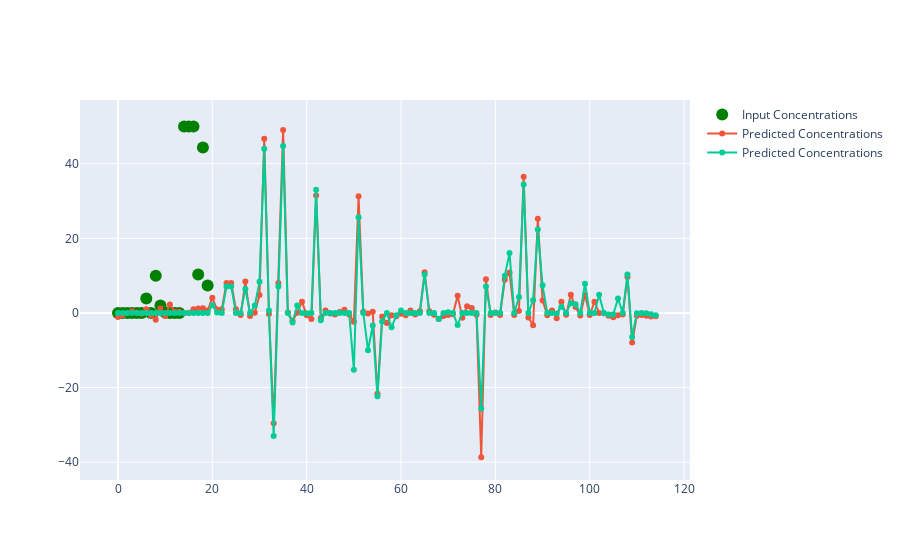

Here is the notebook cell this chart was saved with:
### Code cell
xx = np.array([i for i in range(20)])


# Create plotly figure
fig_plotly = go.Figure()
inputs = inps_test_[0,:20,:].unsqueeze(0)
inp = inputs[0,:,0].cpu().detach().numpy()

pred_ops = models[0](inps_test_[0,:,:].unsqueeze(0))
target_ops = outs_test_[0,:,:].unsqueeze(0)

fig_plotly.add_trace(go.Scatter(
    x=xx,
    y=inp,
    mode='markers',
    marker=dict(
        size=12,
        color='green',
    ),
    text=[f'{all_data[i]}' 
            for i in xx],
    hovertemplate='%{text}<extra></extra>',
    name='Input Concentrations'
))

xxx = np.array([i for i in range(115)])

fig_plotly.add_trace(go.Scatter(
    x=xxx, 
    y = pred_ops[0,:,0].cpu().detach().numpy(), 
    mode='lines+markers', 
    text = [f'{all_data[i]}' 
            for i in xxx],
    hovertemplate='%{text}<extra></extra>',
    name='Predicted Concentrations'
    ))

fig_plotly.add_trace(go.Scatter(
    x=xxx, 
    y = target_ops[0,:,0].cpu().detach().numpy(), 
    mode='lines+markers', 
    text = [f'{all_data[i]}' 
            for i in xxx],
    hovertemplate='%{text}<extra></extra>',
    name='Predicted Concentrations'
    ))

fig_plotly.show()

### Figure 1 — Plotly figure (JSON) as saved in the notebook; plotly's stock layout.template omitted (floating-point values rounded to 4 significant figures)
{"data": [{"hovertemplate": "%{text}<extra></extra>", "marker": {"color": "green", "size": 12}, "mode": "markers", "name": "Input Concentrations", "text": ["EX_glc__D_e", "EX_fru_e", "EX_lac__D_e", "EX_pyr_e", "EX_ac_e", "EX_akg_e", "EX_succ_e", "EX_fum_e", "EX_mal__L_e", "EX_etoh_e", "EX_acald_e", "EX_for_e", "EX_gln__L_e", "EX_glu__L_e", "EX_co2_e", "EX_h_e", "EX_h2o_e", "EX_nh4_e", "EX_o2_e", "EX_pi_e"], "type": "scatter", "x": [0, 1, 2, 3, 4, 5, 6, 7, 8, 9, 10, 11, 12, 13, 14, 15, 16, 17, 18, 19], "y": [0.0, 0.0, 0.0, 0.0, 0.0, 0.0, 3.87, 0.0, 10.0, 1.96, 0.09, 0.0, 0.0, 0.0, 50.0, 50.0, 50.0, 10.32, 44.35, 7.34]}, {"hovertemplate": "%{text}<extra></extra>", "mode": "lines+markers", "name": "Predicted Concentrations", "text": ["EX_glc__D_e", "EX_fru_e", "EX_lac__D_e", "EX_pyr_e", "EX_ac_e", "EX_akg_e", "EX_succ_e", "EX_fum_e", "EX_mal__L_e", "EX_etoh_e", "EX_acald_e", "EX_for_e", "EX_gln__L_e", "EX_glu__L_e", "EX_co2_e", "EX_h_e", "EX_h2o_e", "EX_nh4_e", "EX_o2_e", "EX_pi_e", "ACALD_flux", "ACALDt_flux", "ACKr_flux", "ACONTa_flux", "ACONTb_flux", "ACt2r_flux", "ADK1_flux", "AKGDH_flux", "AKGt2r_flux", "ALCD2x_flux", "ATPM_flux", "ATPS4r_flux", "Biomass_Ecoli_core_flux", "CO2t_flux", "CS_flux", "CYTBD_flux", "D_LACt2_flux", "ENO_flux", "ETOHt2r_flux", "EX_ac_e_flux", "EX_acald_e_flux", "EX_akg_e_flux", "EX_co2_e_flux", "EX_etoh_e_flux", "EX_for_e_flux", "EX_fru_e_flux", "EX_fum_e_flux", "EX_glc__D_e_flux", "EX_gln__L_e_flux", "EX_glu__L_e_flux", "EX_h_e_flux", "EX_h2o_e_flux", "EX_lac__D_e_flux", "EX_mal__L_e_flux", "EX_nh4_e_flux", "EX_o2_e_flux", "EX_pi_e_flux", "EX_pyr_e_flux", "EX_succ_e_flux", "FBA_flux", "FBP_flux", "FORt2_flux", "FORti_flux", "FRD7_flux", "FRUpts2_flux", "FUM_flux", "FUMt2_2_flux", "G6PDH2r_flux", "GAPD_flux", "GLCpts_flux", "GLNS_flux", "GLNabc_flux", "GLUDy_flux", "GLUN_flux", "GLUSy_flux", "GLUt2r_flux", "GND_flux", "H2Ot_flux", "ICDHyr_flux", "ICL_flux", "LDH_D_flux", "MALS_flux", "MALt2_2_flux", "MDH_flux", "ME1_flux", "ME2_flux", "NADH16_flux", "NADTRHD_flux", "NH4t_flux", "O2t_flux", "PDH_flux", "PFK_flux", "PFL_flux", "PGI_flux", "PGK_flux", "PGL_flux", "PGM_flux", "PIt2r_flux", "PPC_flux", "PPCK_flux", "PPS_flux", "PTAr_flux", "PYK_flux", "PYRt2_flux", "RPE_flux", "RPI_flux", "SUCCt2_2_flux", "SUCCt3_flux", "SUCDi_flux", "SUCOAS_flux", "TALA_flux", "THD2_flux", "TKT1_flux", "TKT2_flux", "TPI_flux"], "type": "scatter", "x": [0, 1, 2, 3, 4, 5, 6, 7, 8, 9, 10, 11, 12, 13, 14, 15, 16, 17, 18, 19, 20, 21, 22, 23, 24, 25, 26, 27, 28, 29, 30, 31, 32, 33, 34, 35, 36, 37, 38, 39, 40, 41, 42, 43, 44, 45, 46, 47, 48, 49, 50, 51, 52, 53, 54, 55, 56, 57, 58, 59, 60, 61, 62, 63, 64, 65, 66, 67, 68, 69, 70, 71, 72, 73, 74, 75, 76, 77, 78, 79, 80, 81, 82, 83, 84, 85, 86, 87, 88, 89, 90, 91, 92, 93, 94, 95, 96, 97, 98, 99, 100, 101, 102, 103, 104, 105, 106, 107, 108, 109, 110, 111, 112, 113, 114], "y": [-1.087, -0.6452, -0.05111, 0.4369, 0.09162, -0.1731, 1.018, -0.6623, -1.825, 1.206, -0.8536, 2.292, 0.2924, 0.2842, -0.09737, 0.04771, 0.9706, 1.163, 1.273, 0.6345, 4.046, 0.8872, 0.989, 8.008, 8.007, 0.9889, -0.5715, 8.396, -0.8371, 0.06172, 4.799, 46.74, -0.2965, -29.61, 8.007, 49.06, 0.1393, -2.078, 0.06318, 3.01, -0.6487, -1.656, 31.49, -1.455, 0.674, -0.1706, -0.4479, 0.2716, 0.8456, -0.4148, -2.366, 31.29, 0.289, -0.1257, 0.2966, -21.67, -0.9757, -2.697, -0.6068, -0.8957, -0.2422, -0.6159, 0.674, -0.4348, 0.4443, 10.89, 0.4288, -0.4686, -1.605, -0.8404, -0.5772, -0.3753, 4.604, -1.32, 1.814, 1.295, -0.4686, -38.71, 9.015, -0.5894, 0.1393, -0.5892, 8.903, 10.85, -0.5472, 0.5263, 36.49, -1.21, -3.275, 25.27, 3.354, -0.6141, 0.674, -1.417, 2.989, -0.4686, 4.88, 1.582, -0.7153, 4.838, -0.5717, 3.01, -0.02758, -0.103, -0.7876, -1.154, -0.6008, -0.4407, 9.624, -7.949, -0.7397, -0.5264, -0.7397, -0.9439, -0.8957]}, {"hovertemplate": "%{text}<extra></extra>", "mode": "lines+markers", "name": "Predicted Concentrations", "text": ["EX_glc__D_e", "EX_fru_e", "EX_lac__D_e", "EX_pyr_e", "EX_ac_e", "EX_akg_e", "EX_succ_e", "EX_fum_e", "EX_mal__L_e", "EX_etoh_e", "EX_acald_e", "EX_for_e", "EX_gln__L_e", "EX_glu__L_e", "EX_co2_e", "EX_h_e", "EX_h2o_e", "EX_nh4_e", "EX_o2_e", "EX_pi_e", "ACALD_flux", "ACALDt_flux", "ACKr_flux", "ACONTa_flux", "ACONTb_flux", "ACt2r_flux", "ADK1_flux", "AKGDH_flux", "AKGt2r_flux", "ALCD2x_flux", "ATPM_flux", "ATPS4r_flux", "Biomass_Ecoli_core_flux", "CO2t_flux", "CS_flux", "CYTBD_flux", "D_LACt2_flux", "ENO_flux", "ETOHt2r_flux", "EX_ac_e_flux", "EX_acald_e_flux", "EX_akg_e_flux", "EX_co2_e_flux", "EX_etoh_e_flux", "EX_for_e_flux", "EX_fru_e_flux", "EX_fum_e_flux", "EX_glc__D_e_flux", "EX_gln__L_e_flux", "EX_glu__L_e_flux", "EX_h_e_flux", "EX_h2o_e_flux", "EX_lac__D_e_flux", "EX_mal__L_e_flux", "EX_nh4_e_flux", "EX_o2_e_flux", "EX_pi_e_flux", "EX_pyr_e_flux", "EX_succ_e_flux", "FBA_flux", "FBP_flux", "FORt2_flux", "FORti_flux", "FRD7_flux", "FRUpts2_flux", "FUM_flux", "FUMt2_2_flux", "G6PDH2r_flux", "GAPD_flux", "GLCpts_flux", "GLNS_flux", "GLNabc_flux", "GLUDy_flux", "GLUN_flux", "GLUSy_flux", "GLUt2r_flux", "GND_flux", "H2Ot_flux", "ICDHyr_flux", "ICL_flux", "LDH_D_flux", "MALS_flux", "MALt2_2_flux", "MDH_flux", "ME1_flux", "ME2_flux", "NADH16_flux", "NADTRHD_flux", "NH4t_flux", "O2t_flux", "PDH_flux", "PFK_flux", "PFL_flux", "PGI_flux", "PGK_flux", "PGL_flux", "PGM_flux", "PIt2r_flux", "PPC_flux", "PPCK_flux", "PPS_flux", "PTAr_flux", "PYK_flux", "PYRt2_flux", "RPE_flux", "RPI_flux", "SUCCt2_2_flux", "SUCCt3_flux", "SUCDi_flux", "SUCOAS_flux", "TALA_flux", "THD2_flux", "TKT1_flux", "TKT2_flux", "TPI_flux"], "type": "scatter", "x": [0, 1, 2, 3, 4, 5, 6, 7, 8, 9, 10, 11, 12, 13, 14, 15, 16, 17, 18, 19, 20, 21, 22, 23, 24, 25, 26, 27, 28, 29, 30, 31, 32, 33, 34, 35, 36, 37, 38, 39, 40, 41, 42, 43, 44, 45, 46, 47, 48, 49, 50, 51, 52, 53, 54, 55, 56, 57, 58, 59, 60, 61, 62, 63, 64, 65, 66, 67, 68, 69, 70, 71, 72, 73, 74, 75, 76, 77, 78, 79, 80, 81, 82, 83, 84, 85, 86, 87, 88, 89, 90, 91, 92, 93, 94, 95, 96, 97, 98, 99, 100, 101, 102, 103, 104, 105, 106, 107, 108, 109, 110, 111, 112, 113, 114], "y": [0.0, 0.0, 0.0, 0.0, 0.0, 0.0, 0.0, 0.0, 0.0, 0.0, 0.0, 0.0, 0.0, 0.0, 0.0, 0.0, 0.0, 0.0, 0.0, 0.0, 2.05, 0.09, -1.302e-14, 7.109, 7.109, 0.0, 0.0, 6.436, 1.441e-15, 1.96, 8.39, 44.01, 0.624, -33.02, 7.109, 44.75, 0.0, -2.592, 1.96, 0.0, -0.09, 0.0, 33.02, -1.96, 0.0, 0.0, 0.0, 0.0, 0.0, 0.0, -15.22, 25.66, 0.0, -10.0, -3.403, -22.37, -2.296, 0.0, -3.87, -0.6207, 0.6207, 0.0, 0.0, 0.0, 0.0, 10.31, 0.0, 0.0, -1.659, 0.0, 0.1596, -7.322e-17, -3.243, 0.0, 0.0, 7.006e-15, 0.0, -25.66, 7.109, 0.0, 0.0, 0.0, 10.0, 16.04, 0.0, 4.263, 34.44, 0.0, 3.403, 22.37, 7.398, 0.0, 0.0, -0.1279, 1.659, 0.0, 2.592, 2.296, 0.0, 7.818, 0.0, 1.302e-14, 4.902, 0.0, -0.4485, -0.4485, 3.87, 0.0, 10.31, -6.436, -0.1116, 0.0, -0.1116, -0.3369, -0.6207]}], "layout": {}}
